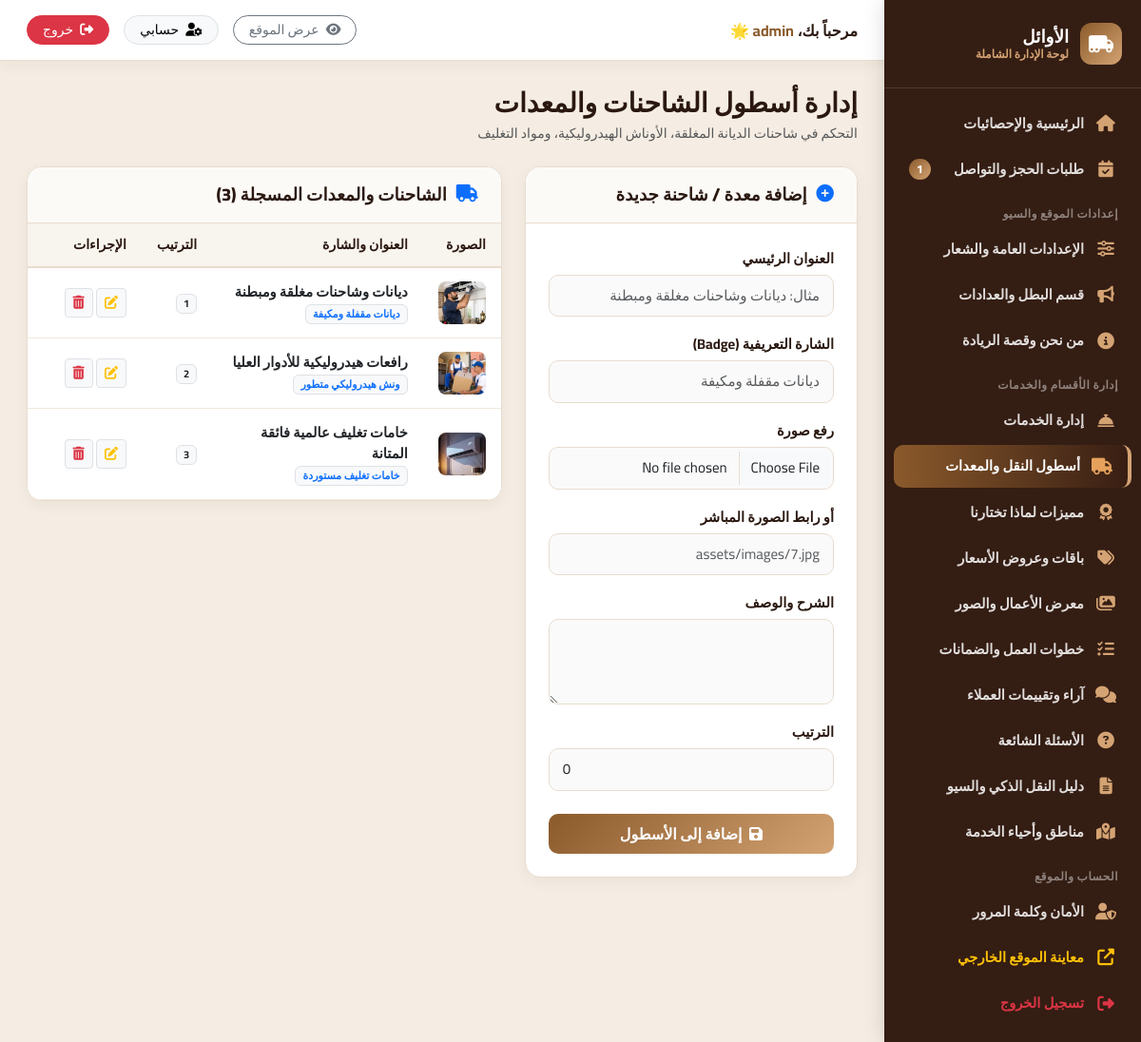
/admin/fleet.php (signed in), run on the app's committed database.
### tables this page shows
CREATE TABLE fleet (
  id INTEGER PRIMARY KEY AUTOINCREMENT,
  title TEXT NOT NULL,
  badge TEXT NOT NULL,
  image TEXT NOT NULL,
  description TEXT NOT NULL,
  sort_order INTEGER DEFAULT 0
);

### includes/functions.php (called while the page is built, shortened)
<?php
function get_all_settings() {
    return $GLOBALS['_cached_settings'];
}
function get_setting($key, $default = '') {
    $settings = get_all_settings();
    return isset($settings[$key]) && $settings[$key] !== '' ? $settings[$key] : $default;
}
function asset_url($path) {
    return SITE_URL . '/' . ltrim($path, '/');
}

### admin/fleet.php (the view, shortened to what this page needs)
<?php
require_once __DIR__ . '/includes/admin_header.php';
$edit_fleet = null;
$fleet = $pdo->query("SELECT * FROM fleet ORDER BY sort_order ASC, id ASC")->fetchAll();
?>
<div class="d-flex align-items-center justify-content-between mb-4">
  <div>
    <h3 class="fw-bold mb-1" style="color:var(--text-dark);">إدارة أسطول الشاحنات والمعدات</h3>
    <p class="text-muted small mb-0">التحكم في شاحنات الديانة المغلقة، الأوناش الهيدروليكية، ومواد التغليف</p>
  </div>
</div>
<div class="row g-4">
  <div class="col-lg-5">
    <div class="content-card">
      <div class="content-card-header">
        <h5>
          <i class="fas <?= $edit_fleet ? 'fa-edit text-warning' : 'fa-plus-circle text-primary' ?>"></i>
          <?= $edit_fleet ? 'تعديل الشاحنة / المعدة' : 'إضافة معدة / شاحنة جديدة' ?>
        </h5>
      </div>
      <div class="content-card-body">
        <form method="POST" action="fleet.php" enctype="multipart/form-data">
          <div class="mb-3">
            <label class="form-label">العنوان الرئيسي</label>
            <input type="text" name="title" class="form-control" value="<?= htmlspecialchars($edit_fleet['title'] ?? '') ?>" required placeholder="مثال: ديانات وشاحنات مغلقة ومبطنة" />
          </div>
          <div class="mb-3">
            <label class="form-label">الشارة التعريفية (Badge)</label>
            <input type="text" name="badge" class="form-control" value="<?= htmlspecialchars($edit_fleet['badge'] ?? '') ?>" placeholder="ديانات مقفلة ومكيفة" />
          </div>
          <div class="mb-3">
            <label class="form-label">رفع صورة</label>
            <input type="file" name="image_file" class="form-control img-preview-input" data-preview-target="fleetPreview" accept="image/*" />
          </div>
          <div class="mb-3">
            <label class="form-label">أو رابط الصورة المباشر</label>
            <input type="text" name="image_url" class="form-control" value="<?= htmlspecialchars($edit_fleet['image'] ?? '') ?>" placeholder="assets/images/7.jpg" />
          </div>
          <div class="mb-3">
            <label class="form-label">الشرح والوصف</label>
            <textarea name="description" class="form-control" rows="3" required><?= htmlspecialchars($edit_fleet['description'] ?? '') ?></textarea>
          </div>
          <div class="mb-4">
            <label class="form-label">الترتيب</label>
            <input type="number" name="sort_order" class="form-control" value="<?= htmlspecialchars($edit_fleet['sort_order'] ?? 0) ?>" />
          </div>
          <button type="submit" class="btn btn-admin-primary w-100">
            <i class="fas fa-save me-1"></i> <?= $edit_fleet ? 'حفظ التعديل' : 'إضافة إلى الأسطول' ?>
          </button>
        </form>
      </div>
    </div>
  </div>
  <div class="col-lg-7">
    <div class="content-card">
      <div class="content-card-header">
        <h5><i class="fas fa-truck text-primary"></i> الشاحنات والمعدات المسجلة (<?= count($fleet) ?>)</h5>
      </div>
      <div class="content-card-body p-0">
        <div class="table-responsive">
          <table class="table table-hover align-middle mb-0">
            <thead>
              <tr>
                <th width="60">الصورة</th>
                <th>العنوان والشارة</th>
                <th>الترتيب</th>
                <th width="120">الإجراءات</th>
              </tr>
            </thead>
            <tbody>
              <?php foreach ($fleet as $f): ?>
              <tr>
                <td>
                  <img src="<?= htmlspecialchars(asset_url($f['image'])) ?>" alt="" style="width:50px;height:45px;border-radius:8px;object-fit:cover;" />
                </td>
                <td>
                  <strong class="d-block text-dark"><?= htmlspecialchars($f['title']) ?></strong>
                  <span class="badge bg-light text-primary border"><?= htmlspecialchars($f['badge']) ?></span>
                </td>
                <td><span class="badge bg-light text-dark border"><?= $f['sort_order'] ?></span></td>
                <td>
                  <a href="fleet.php?edit_id=<?= $f['id'] ?>" class="btn btn-sm btn-light border" title="تعديل">
                    <i class="fas fa-edit text-warning"></i>
                  </a>
                  <a href="fleet.php?delete_id=<?= $f['id'] ?>" class="btn btn-sm btn-light border confirm-delete" title="حذف">
                    <i class="fas fa-trash-alt text-danger"></i>
                  </a>
                </td>
              </tr>
              <?php endforeach; ?>
            </tbody>
          </table>
        </div>
      </div>
    </div>
  </div>
</div>
<?php require_once __DIR__ . '/includes/admin_footer.php'; ?>

### admin/includes/admin_header.php (shortened to what this page needs)
<?php
require_once __DIR__ . '/../../includes/functions.php';
$current_page = basename($_SERVER['PHP_SELF']);
try {
    $new_bookings_count = (int)$pdo->query("SELECT COUNT(*) FROM bookings WHERE status = 'new'")->fetchColumn();
} catch (Exception $e) {
    $new_bookings_count = 0;
}
$site_short_name = get_setting('site_short_name', 'الأوائل');
?>
<!DOCTYPE html>
<html lang="ar" dir="rtl">
<head>
  <link rel="stylesheet" href="https://cdn.jsdelivr.net/npm/bootstrap@5.3.2/dist/css/bootstrap.rtl.min.css">
  <link rel="stylesheet" href="https://cdnjs.cloudflare.com/ajax/libs/font-awesome/6.5.1/css/all.min.css">
  <link rel="stylesheet" href="/admin/assets/css/admin.css">
</head>
<body>
<div class="admin-wrapper">
  <aside class="admin-sidebar">
    <div class="sidebar-header">
      <div class="sidebar-brand-icon"><i class="fas fa-truck-moving"></i></div>
      <div class="sidebar-brand-title">
        <?= htmlspecialchars($site_short_name) ?>
        <small>لوحة الإدارة الشاملة</small>
      </div>
    </div>
    <ul class="sidebar-menu">
      <li>
        <a href="index.php" class="sidebar-link <?= $current_page == 'index.php' ? 'active' : '' ?>">
          <i class="fas fa-home"></i> الرئيسية والإحصائيات
        </a>
      </li>
      <li>
        <a href="bookings.php" class="sidebar-link <?= $current_page == 'bookings.php' ? 'active' : '' ?>">
          <i class="fas fa-calendar-check"></i> طلبات الحجز والتواصل
          <?php if ($new_bookings_count > 0): ?>
            <span class="sidebar-badge"><?= $new_bookings_count ?></span>
          <?php endif; ?>
        </a>
      </li>
      <li class="sidebar-menu-header">إعدادات الموقع والسيو</li>
      <li>
        <a href="settings.php" class="sidebar-link <?= $current_page == 'settings.php' ? 'active' : '' ?>">
          <i class="fas fa-sliders-h"></i> الإعدادات العامة والشعار
        </a>
      </li>
      <li>
        <a href="hero.php" class="sidebar-link <?= $current_page == 'hero.php' ? 'active' : '' ?>">
          <i class="fas fa-bullhorn"></i> قسم البطل والعدادات
        </a>
      </li>
      <li>
        <a href="about.php" class="sidebar-link <?= $current_page == 'about.php' ? 'active' : '' ?>">
          <i class="fas fa-info-circle"></i> من نحن وقصة الريادة
        </a>
      </li>
      <li class="sidebar-menu-header">إدارة الأقسام والخدمات</li>
      <li>
        <a href="services.php" class="sidebar-link <?= $current_page == 'services.php' ? 'active' : '' ?>">
          <i class="fas fa-concierge-bell"></i> إدارة الخدمات
        </a>
      </li>
      <li>
        <a href="fleet.php" class="sidebar-link <?= $current_page == 'fleet.php' ? 'active' : '' ?>">
          <i class="fas fa-truck"></i> أسطول النقل والمعدات
        </a>
      </li>
      <li>
        <a href="whyus.php" class="sidebar-link <?= $current_page == 'whyus.php' ? 'active' : '' ?>">
          <i class="fas fa-award"></i> مميزات لماذا تختارنا
        </a>
      </li>
      <li>
        <a href="packages.php" class="sidebar-link <?= $current_page == 'packages.php' ? 'active' : '' ?>">
          <i class="fas fa-tags"></i> باقات وعروض الأسعار
        </a>
      </li>
      <li>
        <a href="gallery.php" class="sidebar-link <?= $current_page == 'gallery.php' ? 'active' : '' ?>">
          <i class="fas fa-images"></i> معرض الأعمال والصور
        </a>
      </li>
      <li>
        <a href="process_guarantees.php" class="sidebar-link <?= $current_page == 'process_guarantees.php' ? 'active' : '' ?>">
          <i class="fas fa-tasks"></i> خطوات العمل والضمانات
        </a>
      </li>
      <li>
        <a href="testimonials.php" class="sidebar-link <?= $current_page == 'testimonials.php' ? 'active' : '' ?>">
          <i class="fas fa-comments"></i> آراء وتقييمات العملاء
        </a>
      </li>
      <li>
        <a href="faqs.php" class="sidebar-link <?= $current_page == 'faqs.php' ? 'active' : '' ?>">
          <i class="fas fa-question-circle"></i> الأسئلة الشائعة
        </a>
      </li>
      <li>
        <a href="seo_guide.php" class="sidebar-link <?= $current_page == 'seo_guide.php' ? 'active' : '' ?>">
          <i class="fas fa-file-alt"></i> دليل النقل الذكي والسيو
        </a>
      </li>
      <li>
        <a href="areas.php" class="sidebar-link <?= $current_page == 'areas.php' ? 'active' : '' ?>">
          <i class="fas fa-map-marked-alt"></i> مناطق وأحياء الخدمة
        </a>
      </li>
      <li class="sidebar-menu-header">الحساب والموقع</li>
      <li>
        <a href="profile.php" class="sidebar-link <?= $current_page == 'profile.php' ? 'active' : '' ?>">
          <i class="fas fa-user-shield"></i> الأمان وكلمة المرور
        </a>
      </li>
      <li>
        <a href="../index.php" target="_blank" class="sidebar-link text-warning">
          <i class="fas fa-external-link-alt text-warning"></i> معاينة الموقع الخارجي
        </a>
      </li>
      <li>
        <a href="logout.php" class="sidebar-link text-danger">
          <i class="fas fa-sign-out-alt text-danger"></i> تسجيل الخروج
        </a>
      </li>
    </ul>
  </aside>
  <div class="admin-main">
    <header class="admin-topbar">
      <div class="fw-bold d-none d-md-block" style="color:var(--text-dark);">
        مرحباً بك، <span style="color:var(--primary);"><?= htmlspecialchars($_SESSION['admin_username'] ?? 'المدير') ?></span> 🌟
      </div>
      <div class="topbar-user">
        <a href="../index.php" target="_blank" class="btn btn-sm btn-outline-secondary rounded-pill px-3">
          <i class="fas fa-eye me-1"></i> عرض الموقع
        </a>
        <a href="profile.php" class="btn btn-sm btn-light rounded-pill px-3 border">
          <i class="fas fa-user-cog me-1"></i> حسابي
        </a>
        <a href="logout.php" class="btn btn-sm btn-danger rounded-pill px-3">
          <i class="fas fa-sign-out-alt me-1"></i> خروج
        </a>
      </div>
    </header>
    <main class="admin-content">

### admin/includes/admin_footer.php (shortened to what this page needs)
    </main>
  </div>
</div>
</body>
</html>

### admin/assets/css/admin.css (style rules this page uses)
:root { --sidebar-bg: #23120B; --sidebar-hover: #381E13; --sidebar-active: #8B5A2B; --primary: #8B5A2B; --primary-hover: #6B421E; --accent: #D4A373; --accent-bright: #E6A15C; --body-bg: #F5EDE3; --card-bg: #FFFFFF; --text-dark: #2A1810; --text-muted: #73645A; --border-color: #E8DCCF; --radius-lg: 16px; --radius-md: 10px; --shadow-sm: 0 4px 15px rgba(42,24,16,0.05); --shadow-md: 0 8px 25px rgba(42,24,16,0.08); }
body { font-family: 'Cairo', sans-serif; background-color: var(--body-bg); color: var(--text-dark); margin: 0; padding: 0; overflow-x: hidden; }
.admin-wrapper { display: flex; min-height: 100vh; }
.admin-sidebar { width: 270px; background: var(--sidebar-bg); color: #FFFFFF; flex-shrink: 0; display: flex; flex-direction: column; transition: all 0.3s ease; z-index: 1000; box-shadow: 4px 0 25px rgba(0,0,0,0.2); }
.sidebar-header { padding: 24px 20px; border-bottom: 1px solid rgba(212,163,115,0.2); display: flex; align-items: center; gap: 12px; }
.sidebar-brand-icon { width: 44px; height: 44px; background: linear-gradient(135deg, var(--primary), var(--accent-bright)); border-radius: 12px; display: flex; align-items: center; justify-content: center; font-size: 1.3rem; color: white; }
.sidebar-brand-title { font-size: 1.15rem; font-weight: 800; line-height: 1.2; }
.sidebar-brand-title small { display: block; font-size: 0.75rem; color: var(--accent); font-weight: 600; }
.sidebar-menu { list-style: none; padding: 15px 10px; margin: 0; flex-grow: 1; overflow-y: auto; }
.sidebar-menu-header { font-size: 0.75rem; text-transform: uppercase; color: rgba(255,255,255,0.45); padding: 12px 14px 6px; font-weight: 800; letter-spacing: 0.5px; }
.sidebar-link { display: flex; align-items: center; gap: 12px; padding: 11px 16px; color: rgba(255,255,255,0.85); text-decoration: none; border-radius: var(--radius-md); margin-bottom: 4px; font-weight: 600; font-size: 0.92rem; transition: all 0.25s ease; }
.sidebar-link i { font-size: 1.1rem; width: 22px; text-align: center; color: var(--accent); transition: color 0.25s ease; }
.sidebar-link.active { background: linear-gradient(90deg, var(--primary), var(--sidebar-hover)); color: #FFFFFF; font-weight: 800; border-right: 4px solid var(--accent-bright); }
.sidebar-link.active i { color: var(--accent-bright); }
.sidebar-badge { margin-right: auto; margin-left: 0; background: #E63946; color: white; padding: 2px 8px; border-radius: 50px; font-size: 0.75rem; font-weight: 800; }
.admin-main { flex-grow: 1; display: flex; flex-direction: column; min-width: 0; }
.admin-topbar { background: #FFFFFF; padding: 16px 28px; display: flex; align-items: center; justify-content: space-between; border-bottom: 1px solid var(--border-color); box-shadow: var(--shadow-sm); }
.topbar-user { display: flex; align-items: center; gap: 15px; }
.admin-content { padding: 28px; flex-grow: 1; }
.content-card { background: #FFFFFF; border-radius: var(--radius-lg); border: 1px solid var(--border-color); box-shadow: var(--shadow-sm); margin-bottom: 24px; overflow: hidden; }
.content-card-header { padding: 18px 24px; border-bottom: 1px solid var(--border-color); display: flex; align-items: center; justify-content: space-between; background: #FCFAF7; }
.content-card-header h5 { margin: 0; font-weight: 800; font-size: 1.15rem; color: var(--text-dark); display: flex; align-items: center; gap: 10px; }
.content-card-body { padding: 24px; }
.btn-admin-primary { background: linear-gradient(135deg, var(--primary), var(--primary-hover)); color: white; border: none; font-weight: 700; border-radius: var(--radius-md); padding: 9px 20px; transition: all 0.25s ease; }
.form-label { font-weight: 700; font-size: 0.92rem; color: var(--text-dark); margin-bottom: 6px; }
.form-control, .form-select { border: 1.5px solid var(--border-color); border-radius: var(--radius-md); padding: 10px 14px; font-family: 'Cairo', sans-serif; font-size: 0.94rem; background-color: #FAFAFA; transition: border-color 0.25s, box-shadow 0.25s; }
.table { margin-bottom: 0; vertical-align: middle; }
.table thead th { background-color: #F8F4EE; font-weight: 800; font-size: 0.88rem; color: var(--text-dark); border-bottom: 2px solid var(--border-color); padding: 12px 16px; }
.table tbody td { padding: 14px 16px; font-size: 0.92rem; border-bottom: 1px solid #F0E8DC; }

### data on the page
fleet: image (picture), title "ديانات وشاحنات مغلقة ومبطنة", badge "ديانات مقفلة ومكيفة", sort_order "1"
fleet: image (picture), title "رافعات هيدروليكية للأدوار العليا", badge "ونش هيدروليكي متطور", sort_order "2"
fleet: image (picture), title "خامات تغليف عالمية فائقة المتانة", badge "خامات تغليف مستوردة", sort_order "3"

### other printed values
$site_short_name "الأوائل"
$new_bookings_count "1"
$_SESSION['admin_username'] "admin"
count($fleet) "3"
